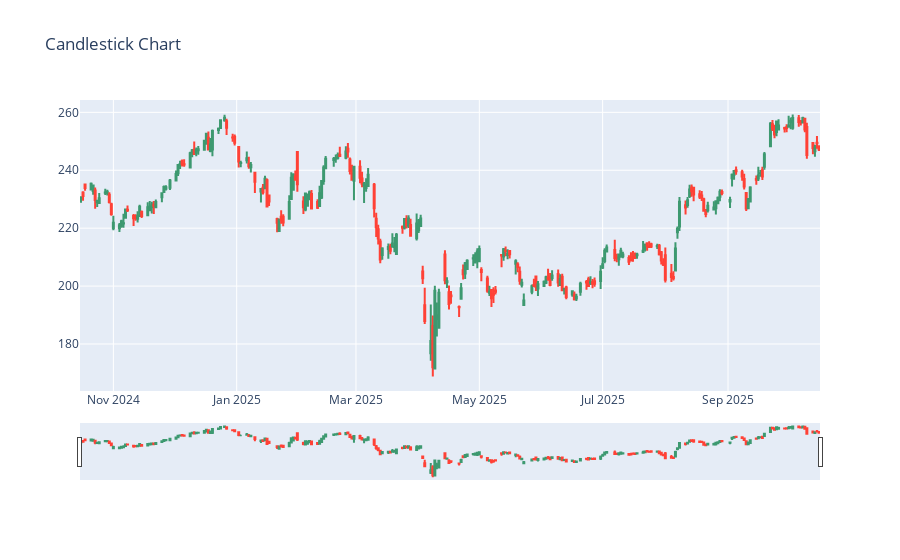

Write notebook code for a chart like this one.
### Code cell
import plotly.graph_objects as go

fig = go.Figure(data=[go.Candlestick(
    x=data['Date'],
    open=data['open'],
    high=data['high'],
    low=data['low'],
    close=data['close']
)])
fig.update_layout(title='Candlestick Chart', xaxis_rangeslider_visible=True)
fig.show()

### Figure 1 — Plotly figure (JSON) as saved in the notebook; plotly's stock layout.template omitted (floating-point values rounded to 4 significant figures; data arrays with more than 128 entries replaced by an {"elided": "..."} marker saying what was removed)
{"data": [{"close": {"elided": "252 str values"}, "high": {"elided": "252 str values"}, "low": {"elided": "252 str values"}, "open": {"elided": "252 str values"}, "type": "candlestick", "x": {"elided": "252 str values"}}], "layout": {"title": {"text": "Candlestick Chart"}, "xaxis": {"rangeslider": {"visible": true}}}}
